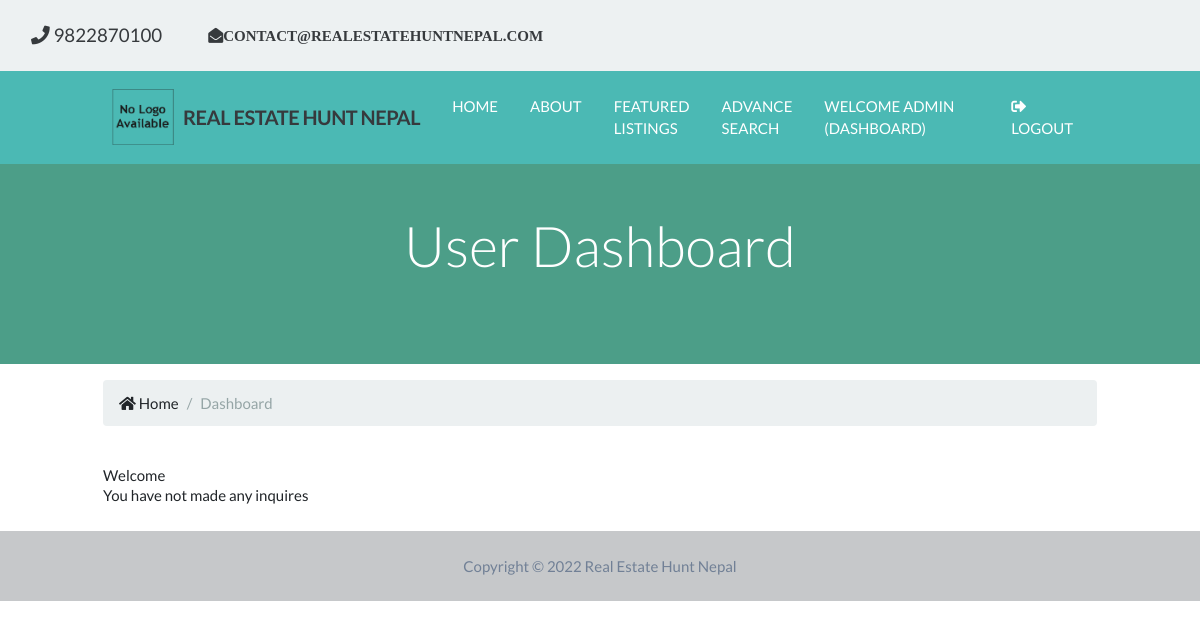
The page /account/dashboard (signed in) on the database as committed earlier.
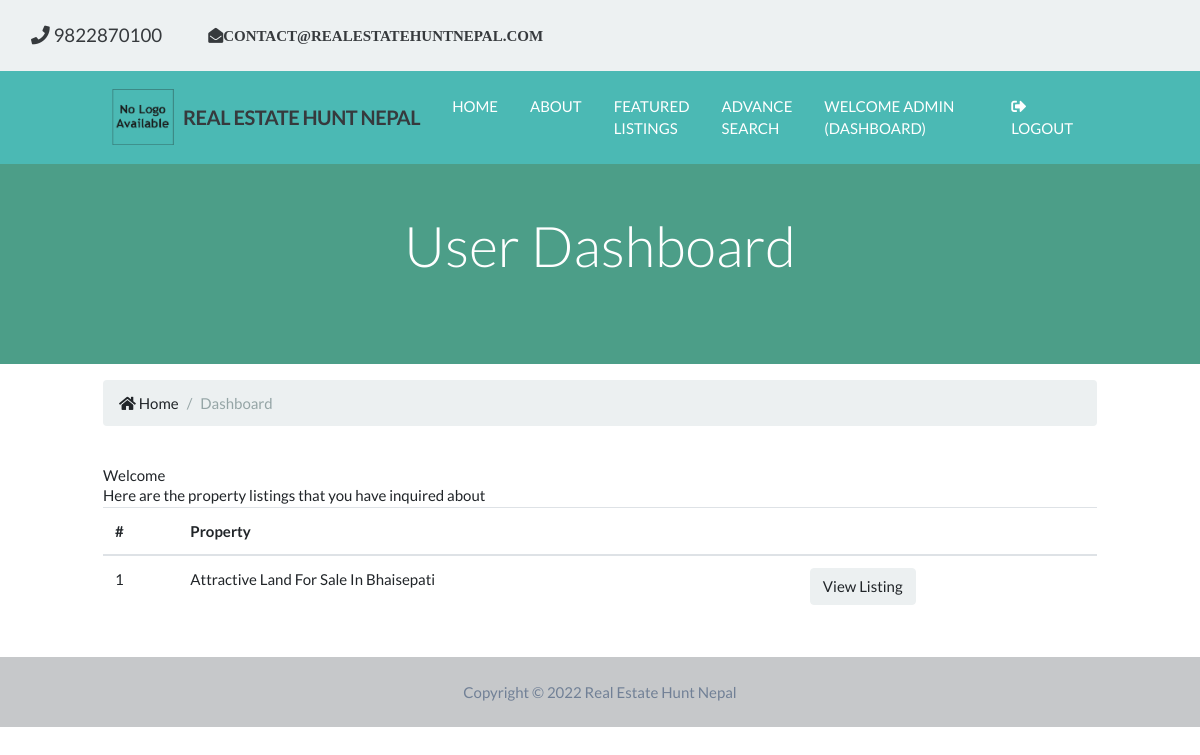
The same page on the database as committed later.
### contact/models.py (models this page shows, shortened)
class Contact(models.Model):
    listing_id = models.IntegerField(verbose_name='Listing ID')
    listing_title = models.CharField(
        max_length=200, verbose_name='Title')
    contact_name = models.CharField(
        max_length=200, verbose_name='Contact Name')
    contact_mail = models.CharField(
        max_length=200, verbose_name='E-Mail')
    contact_phone = models.CharField(
        max_length=200, verbose_name='Phone')
    contact_message = models.TextField(
        blank=True, verbose_name='Message')
    contact_date = models.DateTimeField(default=datetime.now)
    user_id = models.IntegerField(blank=True, null=True)
    class Meta:
        verbose_name = 'contact'
        verbose_name_plural = 'contacts'

### account/views.py (the view)
# urls.py: path('dashboard', views.dashboard, name='dashboard'),
@login_required(login_url='account:login')
def dashboard(request):
    title = 'User Dashboard'
    template_name = 'account/dashboard.html'
    user_contacts = Contact.objects.all().order_by(
        '-contact_date').filter(user_id=request.user.id)
    context = {
        'title': title,
        'user_contacts': user_contacts
    }
    return render(request, template_name, context)

### account/templates/account/dashboard.html
{% extends 'header/base.html' %} {% load static %} {% block content %}
<section id="showcase-inner" class="py-5 text-white">
  <div class="container">
    <div class="row text-center">
      <div class="col-md-12">
        <h1 class="display-4">User Dashboard</h1>
      </div>
    </div>
  </div>
</section>
<section id="bc" class="mt-3">
  <div class="container">
    <nav aria-label="breadcrumb">
      <ol class="breadcrumb">
        <li class="breadcrumb-item">
          <a href="{% url 'main:main-index' %}">
            <i class="fas fa-home"></i> Home</a
          >
        </li>
        <li class="breadcrumb-item active">Dashboard</li>
      </ol>
    </nav>
  </div>
</section>
<section id="dashboard" class="py-4">
  <div class="container">
    <div class="row">
      <div class="col-md-12">
        <h2>Welcome {{ user.first_name }}</h2>
        {% if user_contacts %}
        <p>Here are the property listings that you have inquired about</p>
        <table class="table">
          <thead>
            <tr>
              <th scope="col">#</th>
              <th scope="col">Property</th>
              <th></th>
            </tr>
          </thead>
          <tbody>
            {% for contact in user_contacts %}
            <tr>
              <td>{{ contact.listing_id }}</td>
              <td>{{ contact.listing_title }}</td>
              <td>
                <a
                  class="btn btn-light"
                  href="{% url 'listing:detail' contact.listing_id %}"
                  >View Listing</a
                >
              </td>
            </tr>
            {% endfor %}
          </tbody>
        </table>
        {% else %}
        <p>You have not made any inquires</p>
        {% endif %}
      </div>
    </div>
  </div>
</section>
{% endblock %}

Rows that differ between the two databases and show on the page:
added Contact: listing_id "1", listing_title "Attractive Land For Sale In Bhaisepati"
Other text that changed with them:
text no longer shown: "You have not made any inquires"
text now shown: "Here are the property listings that you have inquired about # Property"
